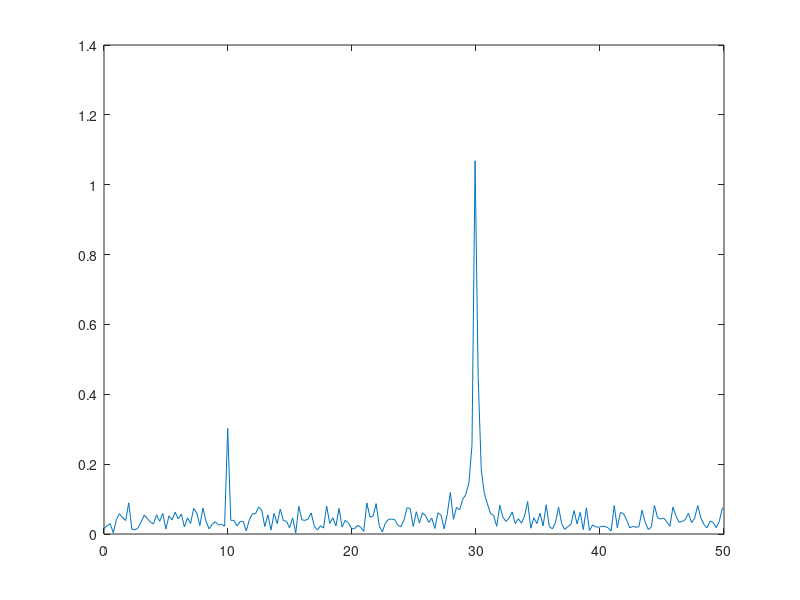

This chart was generated by the following MATLAB code:
Te=0.01;
fe=1/Te;
t = 0:Te:4;
x = square(2*pi*30*t);
X = fft(x);
N = length(x);
Xabs = abs(X)/(N/2);
magX = Xabs(1,1:N/2+1);
f = [0:N/2]*fe/N;
plot(f,magX) 
